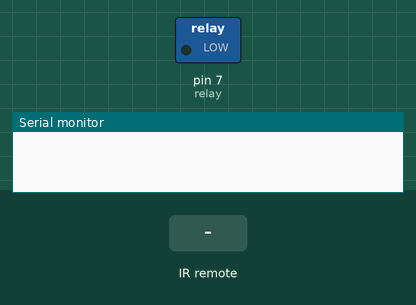
Simulated run of this sketch. Board: Arduino Uno, built with avr-gcc and run on an emulated ATmega328P. Shown: switched loads named in the sketch (green lamp = pin HIGH), the last lines printed to the serial monitor. Inputs (shaded band) come from the test bench.

Above: at 1.2 s.
1.3 s: infrared code 0x2FD807F received
At 1.8 s:
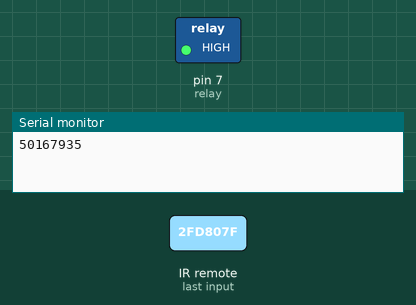
2.8 s: infrared code 0x2FD40BF received
At 4.0 s:
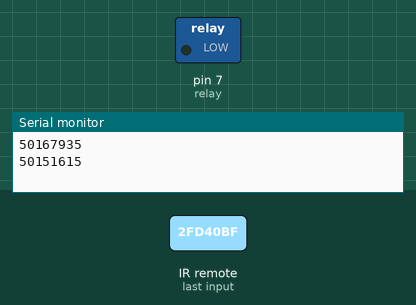
4.3 s: infrared code 0x2FD20DF received
At 5.2 s:
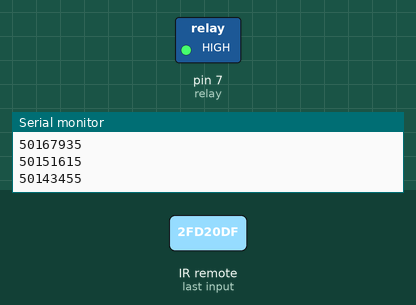
Timing chart, 0 to 7.3 s (numbered marks = the images above; inputs shaded):
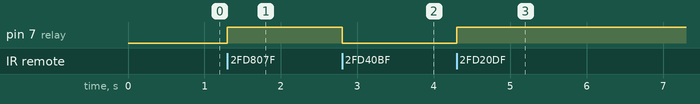

The sketch:

IR_RELAY.ino
```cpp
#include <IRremote.h>
int RECV_PIN = 11;
int relay=7;
IRrecv irrecv(RECV_PIN);
decode_results results;

void setup()
{
  pinMode(relay,OUTPUT);
  Serial.begin(9600);
  irrecv.enableIRIn(); // Start the receiver
}

void loop()
{
  if (irrecv.decode(&results))
    {
     Serial.println(results.value);
     irrecv.resume(); // Receive the next value
    }
    switch(results.value)
    {
      case 50167935:
      digitalWrite(relay,HIGH);
      break;
      case 50151615:
      digitalWrite(relay,LOW);
      break;
      case 50184255:
      digitalWrite(relay,LOW);
      break;
      case 50143455:
      digitalWrite(relay,HIGH);
      break;


    }
}
```

Measured:
- after the input at 1.3 s, pin 7 (relay): LOW → HIGH at once
- after the input at 2.8 s, pin 7 (relay): HIGH → LOW at once
- after the input at 4.3 s, pin 7 (relay): LOW → HIGH at once
